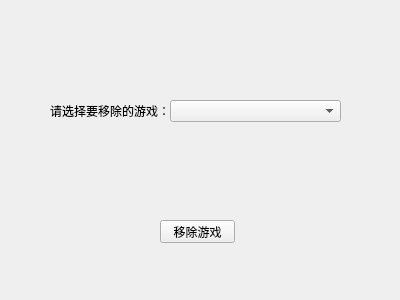
<?xml version="1.0" encoding="UTF-8"?>
<ui version="4.0">
 <class>Form</class>
 <widget class="QWidget" name="Form">
  <property name="geometry">
   <rect>
    <x>0</x>
    <y>0</y>
    <width>400</width>
    <height>300</height>
   </rect>
  </property>
  <property name="minimumSize">
   <size>
    <width>400</width>
    <height>300</height>
   </size>
  </property>
  <property name="maximumSize">
   <size>
    <width>400</width>
    <height>300</height>
   </size>
  </property>
  <property name="windowTitle">
   <string>Form</string>
  </property>
  <property name="windowIcon">
   <iconset resource="ico.qrc">
    <normaloff>:/ico/ico64.ico</normaloff>:/ico/ico64.ico</iconset>
  </property>
  <widget class="QComboBox" name="comboBoxRmGame">
   <property name="geometry">
    <rect>
     <x>170</x>
     <y>100</y>
     <width>171</width>
     <height>22</height>
    </rect>
   </property>
  </widget>
  <widget class="QLabel" name="labelRmGame">
   <property name="geometry">
    <rect>
     <x>50</x>
     <y>103</y>
     <width>120</width>
     <height>16</height>
    </rect>
   </property>
   <property name="text">
    <string>请选择要移除的游戏：</string>
   </property>
  </widget>
  <widget class="QPushButton" name="pushButtonGo">
   <property name="enabled">
    <bool>true</bool>
   </property>
   <property name="geometry">
    <rect>
     <x>160</x>
     <y>220</y>
     <width>75</width>
     <height>23</height>
    </rect>
   </property>
   <property name="text">
    <string>移除游戏</string>
   </property>
  </widget>
 </widget>
 <resources>
  <include location="ico.qrc"/>
 </resources>
 <connections/>
</ui>
